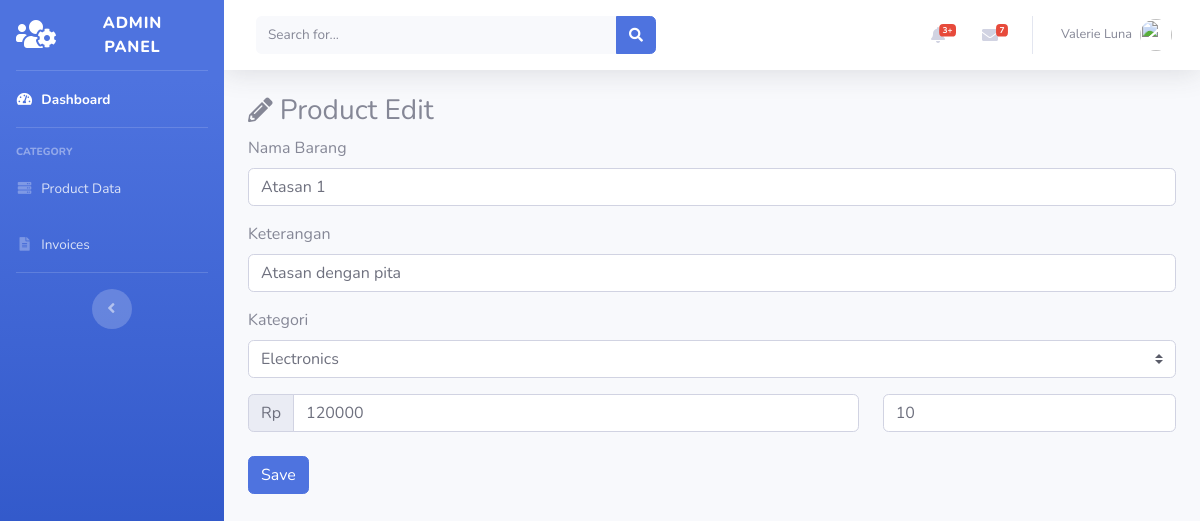
The app's page /admin/DataBarang/edit/1 with its own data.
### tables this page shows
CREATE TABLE `tb_barang` (
  `id_brg` int(11) NOT NULL,
  `nama_brg` varchar(120) NOT NULL,
  `keterangan_brg` varchar(225) NOT NULL,
  `kategori_brg` varchar(60) NOT NULL,
  `harga_brg` int(11) NOT NULL,
  `stok_brg` int(4) NOT NULL,
  `gambar_brg` text NOT NULL
);

### application/controllers/admin/DataBarang.php (called while the page is built, shortened)
<?php
class DataBarang extends CI_Controller
{
    public function edit($id)
    {
        $where = array('id_brg' => $id);
        $data['barang'] = $this->ModelBarang->editBarang($where, 'tb_barang')->result_array();
        $this->load->view('templatesadmin/header');
        $this->load->view('templatesadmin/sidebar');
        $this->load->view('admin/editbarang', $data);
        $this->load->view('templatesadmin/footer');
    }
}

### index.php (called while the page is built, shortened)
<?php
require_once BASEPATH.'core/CodeIgniter.php';

### application/models/ModelBarang.php (called while the page is built, shortened)
<?php
class ModelBarang extends CI_Model
{
    public function editBarang($where, $table)
    {
        return $this->db->get_where($table, $where);
    }
}

### application/views/admin/editbarang.php (the view, shortened to what this page needs)
<div class="container-fluid">
    <h3><i class="fas fa-sm fa-pencil-alt"></i> Product Edit</h3>
    <?php foreach ($barang as $brg) : ?>
        <form method="post" action="<?= base_url('') . 'admin/DataBarang/update' ?>">
            <div class="form-group">
                <label for="nama_brg">Nama Barang</label>
                <input class="form-control" type="text" name="nama_brg" id="nama_brg" autocomplete="off" value="<?= $brg['nama_brg'] ?>">
            </div>
            <div class="form-group">
                <label for="keterangan_brg">Keterangan</label>
                <input class="form-control" type="text" name="keterangan_brg" id="keterangan_brg" autocomplete="off" value="<?= $brg['keterangan_brg'] ?>">
            </div>
            <div class="form-group">
                <label for="kategori_brg">Kategori</label>
                <select class="custom-select" name="kategori_brg" id="kategori_brg" value="<?= $brg['kategori_brg'] ?>">
                    <option value="Electronics">Electronics</option>
                </select>
            </div>
            <div class="form-group">
                <div class="row">
                    <div class="col-8">
                        <div class="input-group mb-2">
                            <div class="input-group-prepend">
                                <div class="input-group-text">Rp</div>
                            </div>
                            <input name="harga_brg" type="text" class="form-control" placeholder="Harga" autocomplete="off" value="<?= $brg['harga_brg'] ?>">
                        </div>
                    </div>
                    <div class="col-4">
                        <input name="stok_brg" type="text" class="form-control" placeholder="Stok" autocomplete="off" value="<?= $brg['stok_brg'] ?>">
                    </div>
                </div>
            </div>
            <button type="submit" class="btn btn-primary">Save</button>
        </form>
    <?php endforeach; ?>
</div>

### records on screen
tb_barang: nama_brg "Atasan 1", keterangan_brg "Atasan dengan pita", kategori_brg "Electronics", harga_brg "120000", stok_brg "10"
